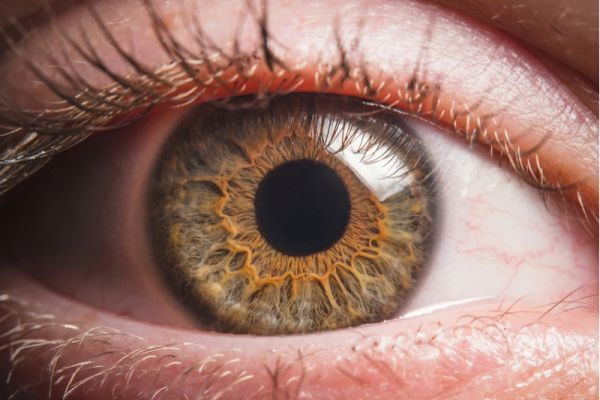
#> input picture OpenCV/Testes/olho2.jpg, 600 x 400 px
$ python 'BackupReconhecimento da Pupila.py'
#> lines starting #> are read from the running program, lines starting #| are printed output that depends on the picture; after the words box and inside, x2 and y2 are one past the last pixel; in counts of white or black regions, pixels touching at a corner belong together
import cv2
import numpy as np

eye = cv2.imread('olho2.jpg')
#> eye is the input picture: shape (400, 600, 3); mean B, G, R 103.2, 112.9, 150.8
eyec = eye.copy()

print (eyec.shape)
#| (400, 600, 3)

gray_img = cv2.cvtColor(eye, cv2.COLOR_BGR2GRAY)
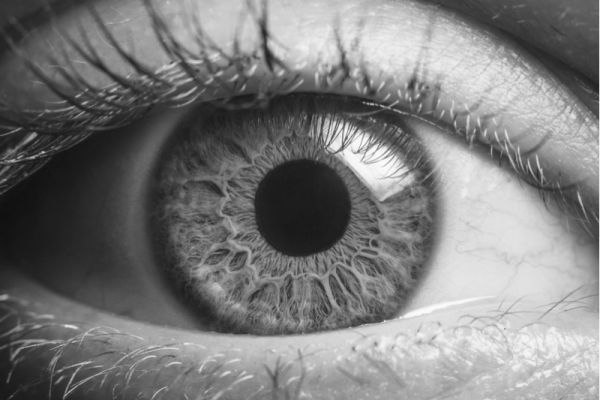
#> gray_img: shape (400, 600); min 15, max 255, mean 123.1

#Aplicando thresholding dinâmico
img = cv2.medianBlur(gray_img,5)


ret,th1 = cv2.threshold(img,127,255,cv2.THRESH_BINARY)
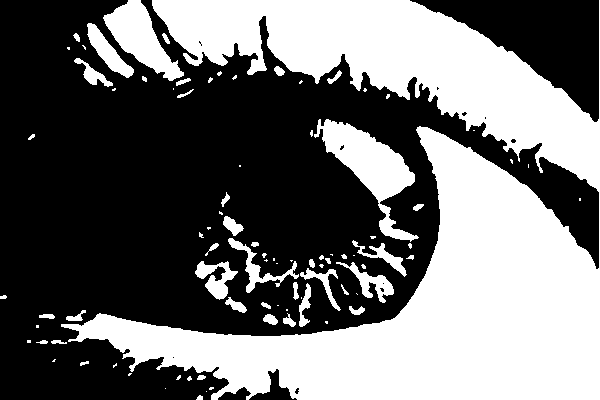
#> th1: shape (400, 600); 43% white; 89 white regions (46 under 20 px), largest, box (x1, y1, x2, y2) and area: (61, 0, 600, 400) 89077, (314, 119, 419, 242) 4392, (103, 0, 184, 81) 2790

th2 = cv2.adaptiveThreshold(img,255,cv2.ADAPTIVE_THRESH_MEAN_C,\
            cv2.THRESH_BINARY,11,2)
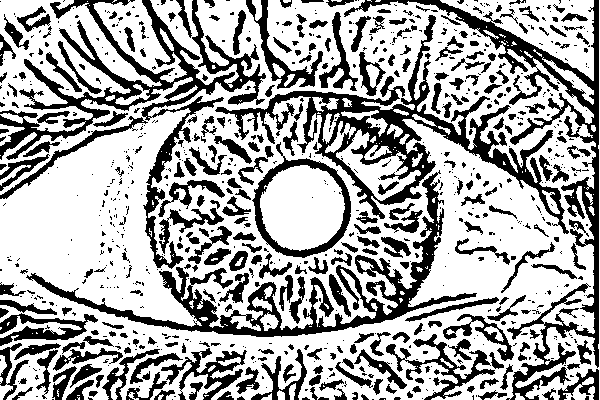
#> th2: shape (400, 600); 65.9% white; 846 black regions (560 under 20 px), largest, box (x1, y1, x2, y2) and area: (215, 15, 569, 234) 10868, (0, 0, 266, 269) 10615, (344, 0, 599, 400) 9208
th3 = cv2.adaptiveThreshold(img,255,cv2.ADAPTIVE_THRESH_GAUSSIAN_C,\
            cv2.THRESH_BINARY,11,2)
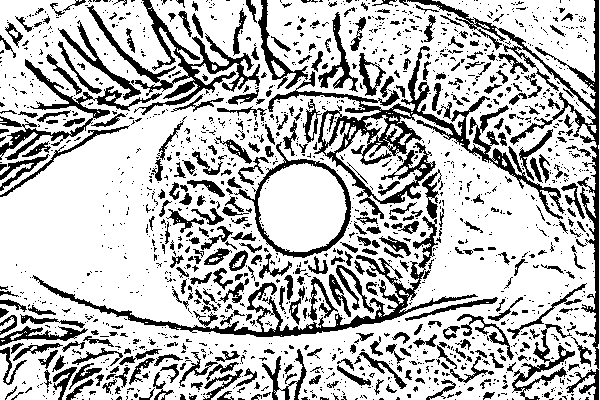
#> th3: shape (400, 600); 74% white; 1663 black regions (1288 under 20 px), largest, box (x1, y1, x2, y2) and area: (268, 46, 565, 219) 7230, (407, 0, 599, 400) 4506, (32, 216, 478, 337) 4377

circles	= cv2.HoughCircles(th3,cv2.HOUGH_GRADIENT, 1, 120,param1=100,param2=30,minRadius=40,maxRadius=65)
#> circles = [[304.5, 209.5, 45.7]]
circles	= np.uint16(np.around(circles))
#> circles = [[304, 210, 46]]

for i in circles[0,:]:
    # draw the outer circle
    cv2.circle(eye,(i[0],i[1]),i[2],(0,255,0), 2)
    #draw the center of the circle
    cv2.circle(eye,(i[0],i[1]),2,(0,0,255),5)
#> this loop made 1 pass
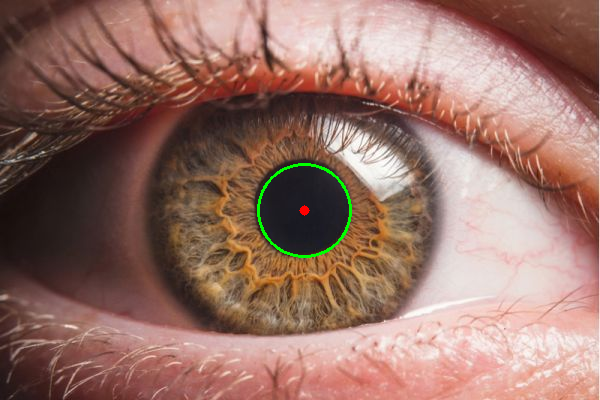
#> eye: shape (400, 600, 3); 0.38% of pixels changed, all inside (x1, y1, x2, y2) = (257, 163, 352, 258)

cv2.imshow("Imagem Original", eyec)
cv2.imshow("Imagem Preto e Branco", gray_img)
cv2.imshow("Imagem com Blur", img)
cv2.imshow("Circulos reconhecidos", eye)


cv2.waitKey(0)
cv2.destroyAllWindows()

$ run again, with OpenCV/Testes/olho1.jpg copied over OpenCV/Testes/olho2.jpg
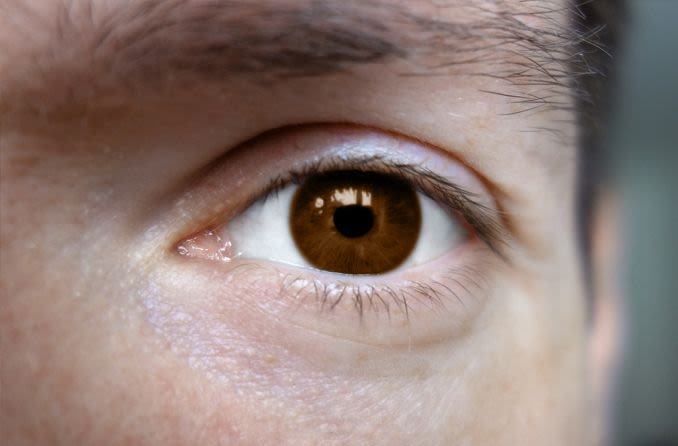
#> input picture OpenCV/Testes/olho1.jpg, 678 x 446 px
#> eye is the input picture: shape (446, 678, 3); mean B, G, R 119.1, 124.9, 143.9
#| (446, 678, 3)
#> `ret,th1 = cv2.threshold(img,127,255,cv2.THRESH_BINARY)`:
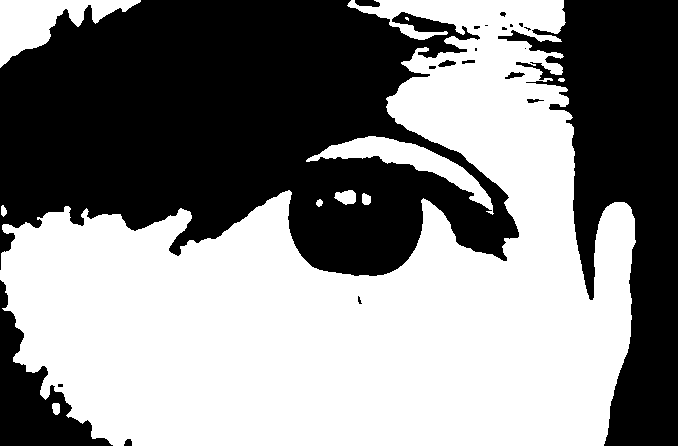
#> th1: shape (446, 678); 53.3% white; 21 black regions (10 under 20 px), largest, box (x1, y1, x2, y2) and area: (0, 0, 519, 276) 96063, (498, 0, 678, 446) 38131, (0, 280, 113, 446) 6517
#> th2: shape (446, 678); 78.2% white; 1573 black regions (1118 under 20 px), largest, box (x1, y1, x2, y2) and area: (141, 157, 520, 300) 10518, (126, 121, 536, 251) 4406, (356, 0, 578, 53) 2645
#> th3: shape (446, 678); 87.6% white; 2400 black regions (2114 under 20 px), largest, box (x1, y1, x2, y2) and area: (168, 158, 422, 275) 4213, (189, 121, 520, 239) 2505, (304, 181, 378, 238) 1274
#> `circles	= cv2.HoughCircles(th3,cv2.HOUGH_GRADIENT, 1, 120,param1=100,p..`: circles = [[189.5, 292.5, 45.5]]
#> `circles	= np.uint16(np.around(circles))`: circles = [[190, 292, 46]]
#> the loop `for i in circles[0,:]:` made 1 pass
#> after the loop `for i in circles[0,:]:`:
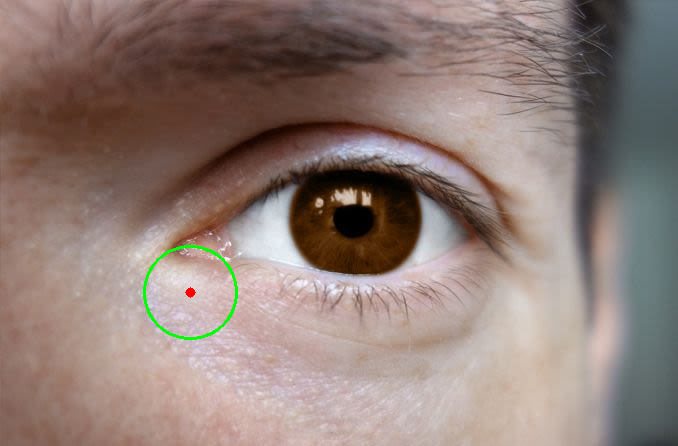
#> eye: shape (446, 678, 3); 0.31% of pixels changed, all inside (x1, y1, x2, y2) = (143, 245, 238, 340)

$ run again, with OpenCV/Testes/olho3.jpg copied over OpenCV/Testes/olho2.jpg
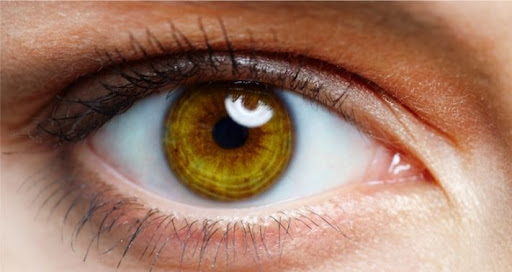
#> input picture OpenCV/Testes/olho3.jpg, 512 x 272 px
#> eye is the input picture: shape (272, 512, 3); mean B, G, R 102.7, 122, 159.6
#| (272, 512, 3)
#> `ret,th1 = cv2.threshold(img,127,255,cv2.THRESH_BINARY)`:
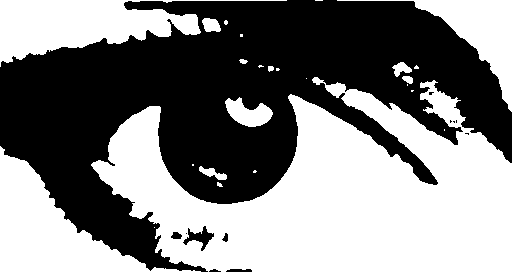
#> th1: shape (272, 512); 50.9% white; 12 black regions (6 under 20 px), largest, box (x1, y1, x2, y2) and area: (0, 0, 512, 272) 67935, (183, 226, 214, 251) 294, (226, 269, 252, 272) 68, (171, 232, 182, 239) 58, (222, 233, 228, 242) 34, (209, 269, 221, 272) 23
#> th2: shape (272, 512); 67% white; 649 black regions (407 under 20 px), largest, box (x1, y1, x2, y2) and area: (0, 1, 512, 212) 22255, (180, 218, 235, 261) 731, (232, 218, 283, 263) 707
#> th3: shape (272, 512); 75.8% white; 1414 black regions (1169 under 20 px), largest, box (x1, y1, x2, y2) and area: (159, 54, 473, 210) 8228, (59, 11, 315, 98) 3199, (80, 1, 512, 13) 1849
#> `circles	= cv2.HoughCircles(th3,cv2.HOUGH_GRADIENT, 1, 120,param1=100,p..`: circles = [[223.5, 135.5, 58.9]]
#> `circles	= np.uint16(np.around(circles))`: circles = [[224, 136, 59]]
#> the loop `for i in circles[0,:]:` made 1 pass
#> after the loop `for i in circles[0,:]:`:
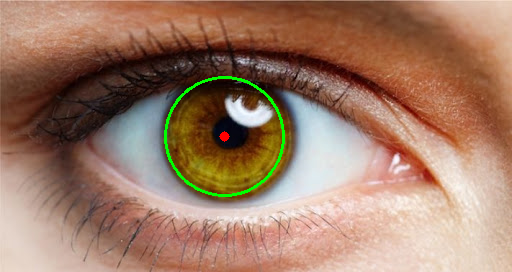
#> eye: shape (272, 512, 3); 0.84% of pixels changed, all inside (x1, y1, x2, y2) = (164, 76, 285, 197)

$ run again, with OpenCV/Testes/olho4.jpg copied over OpenCV/Testes/olho2.jpg
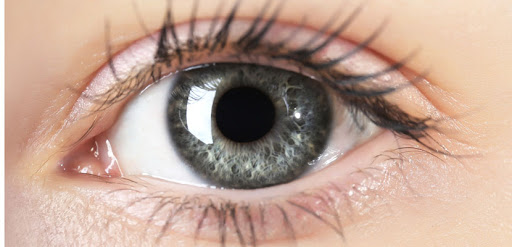
#> input picture OpenCV/Testes/olho4.jpg, 512 x 247 px
#> eye is the input picture: shape (247, 512, 3); mean B, G, R 147.2, 162.2, 191.1
#| (247, 512, 3)
#> `ret,th1 = cv2.threshold(img,127,255,cv2.THRESH_BINARY)`:
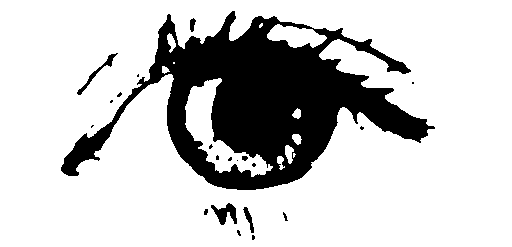
#> th1: shape (247, 512); 78.8% white; 21 black regions (13 under 20 px), largest, box (x1, y1, x2, y2) and area: (61, 11, 435, 190) 25907, (211, 203, 237, 225) 290, (77, 53, 118, 95) 215
#> th2: shape (247, 512); 72% white; 415 black regions (320 under 20 px), largest, box (x1, y1, x2, y2) and area: (43, 0, 333, 190) 13954, (243, 0, 488, 161) 7090, (4, 0, 12, 247) 1398
#> th3: shape (247, 512); 77.3% white; 658 black regions (541 under 20 px), largest, box (x1, y1, x2, y2) and area: (166, 62, 334, 190) 5337, (51, 0, 225, 185) 4818, (243, 0, 469, 120) 3552
#> `circles	= cv2.HoughCircles(th3,cv2.HOUGH_GRADIENT, 1, 120,param1=100,p..`: circles = [[287.5, 121.5, 58.9]]
#> `circles	= np.uint16(np.around(circles))`: circles = [[288, 122, 59]]
#> the loop `for i in circles[0,:]:` made 1 pass
#> after the loop `for i in circles[0,:]:`:
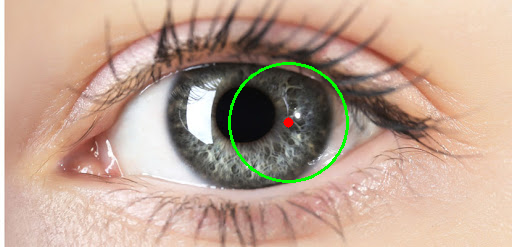
#> eye: shape (247, 512, 3); 0.93% of pixels changed, all inside (x1, y1, x2, y2) = (228, 62, 349, 183)
